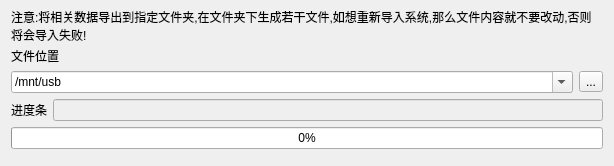
<?xml version="1.0" encoding="UTF-8"?>
<ui version="4.0">
 <class>w_sys_manage_basicdataimport_Dialog</class>
 <widget class="QDialog" name="w_sys_manage_basicdataimport_Dialog">
  <property name="geometry">
   <rect>
    <x>0</x>
    <y>0</y>
    <width>614</width>
    <height>166</height>
   </rect>
  </property>
  <property name="windowTitle">
   <string>Dialog</string>
  </property>
  <layout class="QVBoxLayout" name="verticalLayout">
   <item>
    <widget class="QLabel" name="label">
     <property name="text">
      <string>注意:将相关数据导出到指定文件夹,在文件夹下生成若干文件,如想重新导入系统,那么文件内容就不要改动,否则将会导入失败!</string>
     </property>
     <property name="wordWrap">
      <bool>true</bool>
     </property>
    </widget>
   </item>
   <item>
    <widget class="QLabel" name="label_2">
     <property name="text">
      <string>文件位置</string>
     </property>
    </widget>
   </item>
   <item>
    <layout class="QHBoxLayout" name="horizontalLayout">
     <item>
      <widget class="QComboBox" name="lineEdit">
       <property name="editable">
        <bool>true</bool>
       </property>
       <item>
        <property name="text">
         <string>/mnt/usb</string>
        </property>
       </item>
       <item>
        <property name="text">
         <string>/mnt/sdcard</string>
        </property>
       </item>
      </widget>
     </item>
     <item>
      <widget class="QToolButton" name="toolButton">
       <property name="text">
        <string>...</string>
       </property>
       <property name="outer_stylesheet" stdset="0">
        <string>pushbutton</string>
       </property>
      </widget>
     </item>
    </layout>
   </item>
   <item>
    <layout class="QHBoxLayout" name="horizontalLayout_3" stretch="0,0">
     <item>
      <widget class="QLabel" name="label_3">
       <property name="text">
        <string>进度条</string>
       </property>
       <property name="alignment">
        <set>Qt::AlignLeading|Qt::AlignLeft|Qt::AlignVCenter</set>
       </property>
      </widget>
     </item>
     <item>
      <widget class="QLineEdit" name="lineEdit_sub_going">
       <property name="enabled">
        <bool>false</bool>
       </property>
      </widget>
     </item>
    </layout>
   </item>
   <item>
    <widget class="QProgressBar" name="progressBar">
     <property name="value">
      <number>0</number>
     </property>
    </widget>
   </item>
   <item>
    <layout class="QHBoxLayout" name="horizontalLayout_2" stretch="1">
     <item>
      <widget class="lds_toolbar" name="widget"/>
     </item>
    </layout>
   </item>
  </layout>
 </widget>
 <customwidgets>
  <customwidget>
   <class>lds_toolbar</class>
   <extends>QFrame</extends>
   <header>lds_toolbar.h</header>
   <container>1</container>
  </customwidget>
 </customwidgets>
 <resources/>
 <connections/>
</ui>
